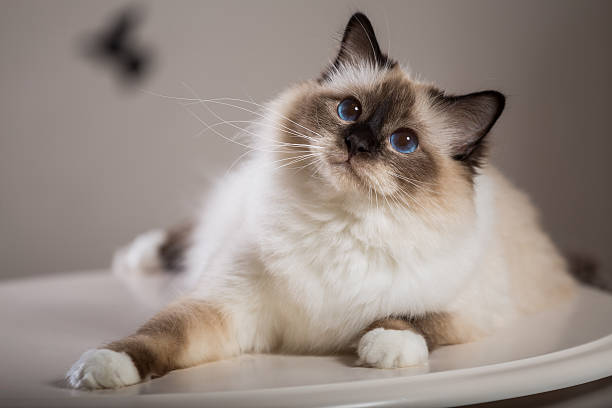
#> input picture Ankita Task/Ankita Task5/code/image.jpg, 612 x 408 px
$ jupyter execute Task2.ipynb
#> lines starting #> are read from the running program, lines starting #| are printed output that depends on the picture; after the words box and inside, x2 and y2 are one past the last pixel; in counts of white or black regions, pixels touching at a corner belong together
[cell 1]
import cv2
import matplotlib.pyplot as plt
import os

# Load Image
image_path = "image.jpg"

if not os.path.exists(image_path):
    print("Image not found!")
    exit()

image = cv2.imread(image_path)
#> image is the input picture: shape (408, 612, 3); mean B, G, R 132.6, 139.5, 151.5
image_rgb = cv2.cvtColor(image, cv2.COLOR_BGR2RGB)
gray = cv2.cvtColor(image_rgb, cv2.COLOR_RGB2GRAY)
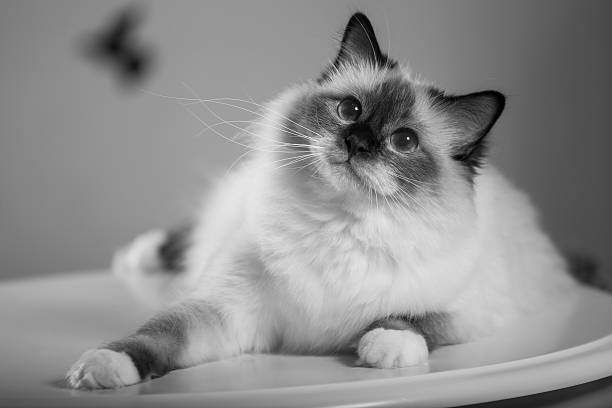
#> gray: shape (408, 612); min 0, max 254, mean 142.4

# Apply Canny Edge Detection
edges = cv2.Canny(gray, 100, 200)
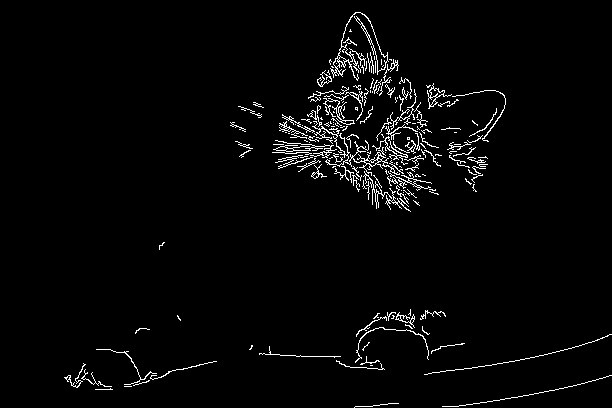
#> edges: shape (408, 612); 2.7% white in thin lines or dots, all inside (x1, y1, x2, y2) = (64, 12, 612, 408)

# Display
plt.figure(figsize=(8,4))

plt.subplot(1,2,1)
plt.imshow(image_rgb)
plt.title("Original")
plt.axis("off")

plt.subplot(1,2,2)
plt.imshow(edges, cmap="gray")
plt.title("Canny Edges")
plt.axis("off")

plt.show()
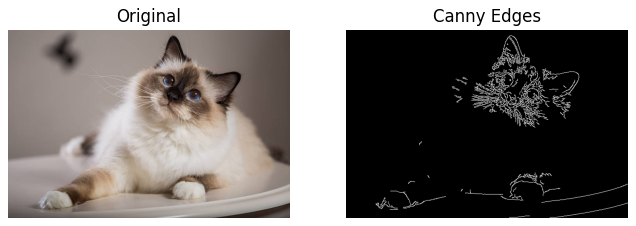
#> figure drawn by matplotlib, 2 panels

[cell 2]
import cv2
import matplotlib.pyplot as plt
import os

# Load Image
image_path = "image.jpg"

if not os.path.exists(image_path):
    print("Image not found!")
    exit()

image = cv2.imread(image_path)
gray = cv2.cvtColor(image, cv2.COLOR_BGR2GRAY)

# Thresholding
_, binary = cv2.threshold(gray, 127, 255, cv2.THRESH_BINARY)
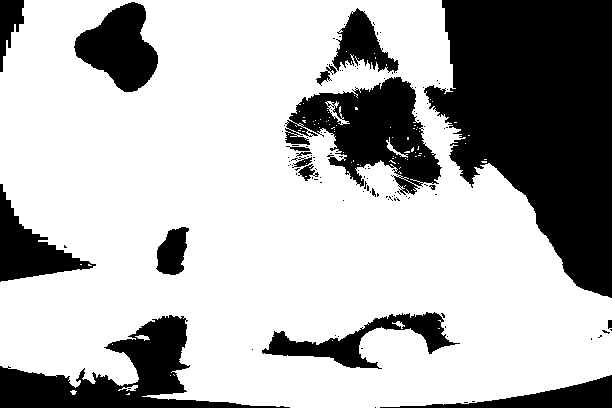
#> binary: shape (408, 612); 70.4% white; 116 black regions (98 under 20 px), largest, box (x1, y1, x2, y2) and area: (424, 0, 612, 298) 36534, (285, 77, 442, 195) 9246, (0, 315, 290, 408) 8964
adaptive = cv2.adaptiveThreshold(
    gray, 255,
    cv2.ADAPTIVE_THRESH_GAUSSIAN_C,
    cv2.THRESH_BINARY,
    11, 2
)
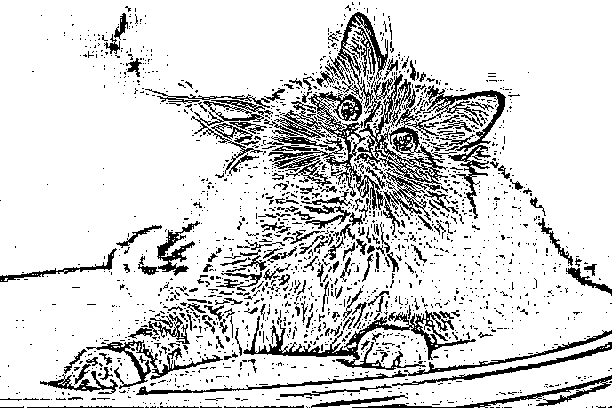
#> adaptive: shape (408, 612); 84.3% white; black in thin lines or dots
_, otsu = cv2.threshold(
    gray, 0, 255,
    cv2.THRESH_BINARY + cv2.THRESH_OTSU
)
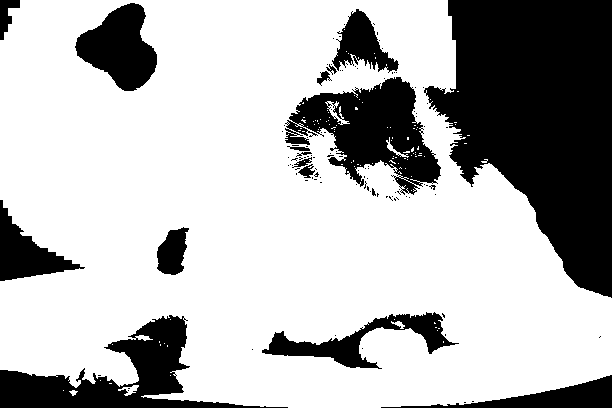
#> otsu: shape (408, 612); 71.6% white; 111 black regions (94 under 20 px), largest, box (x1, y1, x2, y2) and area: (424, 0, 612, 298) 36002, (285, 77, 441, 195) 9098, (0, 315, 288, 408) 8591

# Display
plt.figure(figsize=(10,6))

plt.subplot(2,2,1)
plt.imshow(gray, cmap="gray")
plt.title("Grayscale")
plt.axis("off")

plt.subplot(2,2,2)
plt.imshow(binary, cmap="gray")
plt.title("Binary")
plt.axis("off")

plt.subplot(2,2,3)
plt.imshow(adaptive, cmap="gray")
plt.title("Adaptive")
plt.axis("off")

plt.subplot(2,2,4)
plt.imshow(otsu, cmap="gray")
plt.title("Otsu")
plt.axis("off")

plt.show()

[cell 3]
import cv2
import matplotlib.pyplot as plt
import os

# Load Image
image_path = "image.jpg"

if not os.path.exists(image_path):
    print("Image not found!")
    exit()

image = cv2.imread(image_path)
image_rgb = cv2.cvtColor(image, cv2.COLOR_BGR2RGB)

# Flip
flip_horizontal = cv2.flip(image_rgb, 1)
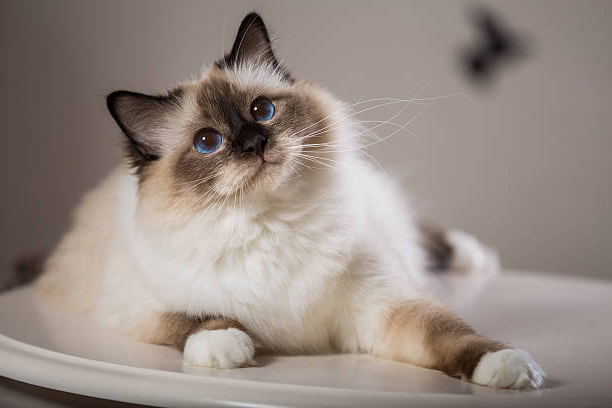
#> flip_horizontal: shape (408, 612, 3); mean R, G, B 151.5, 139.5, 132.6

# Rotate 45 degrees
h, w = image_rgb.shape[:2]
#> h = 408; w = 612
matrix = cv2.getRotationMatrix2D((w/2, h/2), 45, 1)
rotated = cv2.warpAffine(image_rgb, matrix, (w, h))
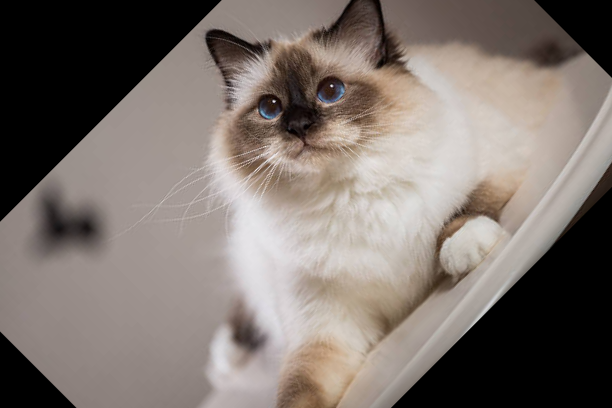
#> rotated: shape (408, 612, 3); mean R, G, B 124.7, 115.1, 109.3

# Brightness Adjustment
bright = cv2.convertScaleAbs(image_rgb, alpha=1, beta=50)
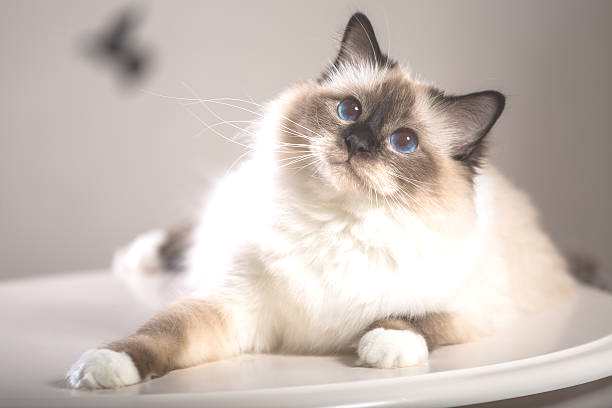
#> bright: shape (408, 612, 3); mean R, G, B 200.5, 189, 182.2

# Display
plt.figure(figsize=(10,6))

plt.subplot(2,2,1)
plt.imshow(image_rgb)
plt.title("Original")
plt.axis("off")

plt.subplot(2,2,2)
plt.imshow(flip_horizontal)
plt.title("Flip Horizontal")
plt.axis("off")

plt.subplot(2,2,3)
plt.imshow(rotated)
plt.title("Rotated 45°")
plt.axis("off")

plt.subplot(2,2,4)
plt.imshow(bright)
plt.title("Brightness Increased")
plt.axis("off")

plt.show()
